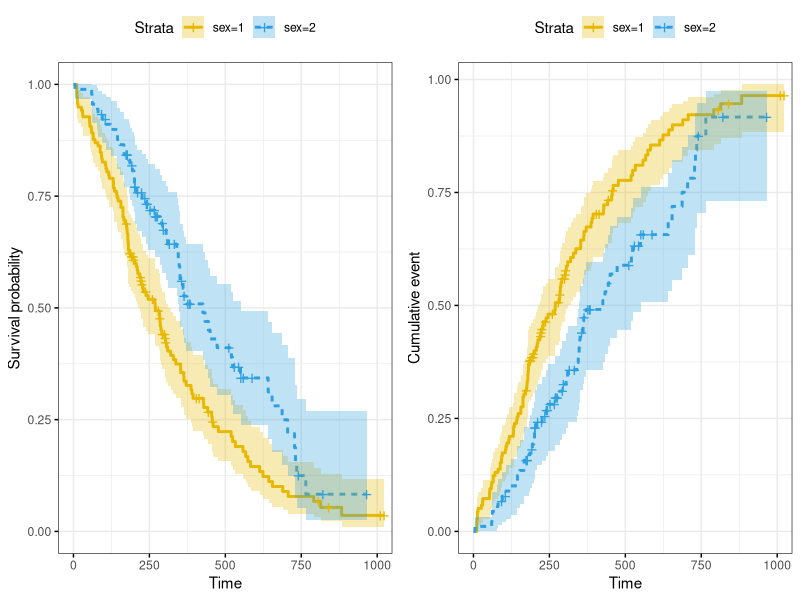
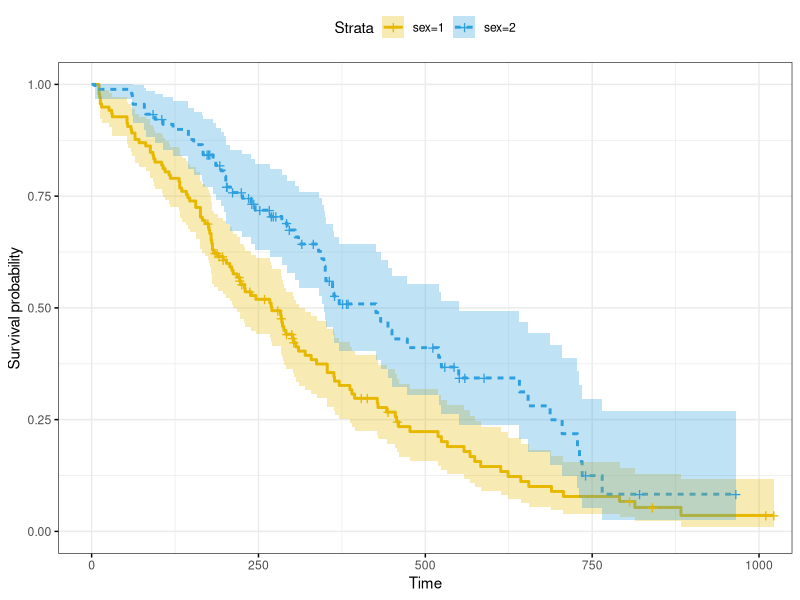
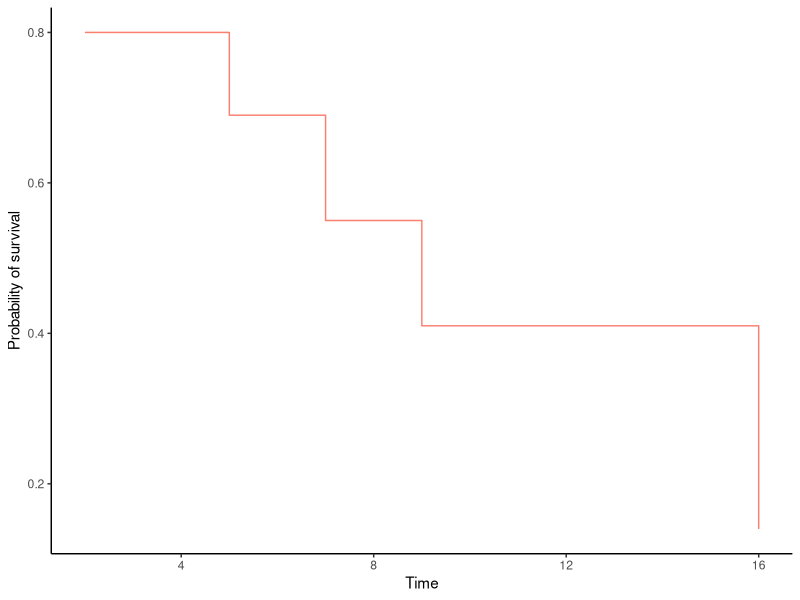

The R source for these figures, in order: (Note: this script raises an error after producing the figures.)
## ---- chunk 1
library(tidyverse)
library(survminer)
library(survival)
library(patchwork)
library(ggpubr)
## ---- chunk 2
lung <- lung
fit <- survfit(Surv(time, status) ~ sex, data = lung)
plot1 <- ggsurvplot(fit, conf.int = TRUE,
          risk.table.col = "strata", # Change risk table color by groups
          linetype = "strata", # Change line type by groups
          ggtheme = theme_bw(), # Change ggplot2 theme
          palette = c("#E7B800", "#2E9FDF"))

plot2 <- ggsurvplot(fit, conf.int = TRUE,
          risk.table.col = "strata", # Change risk table color by groups
          linetype = "strata", # Change line type by groups
          ggtheme = theme_bw(), # Change ggplot2 theme
          palette = c("#E7B800", "#2E9FDF"), 
          fun = "event" )

arrange_ggsurvplots(list(plot1, plot2))
## ---- chunk 3
plot1
## ---- chunk 4
survex <- data.frame(
  subject = seq(1, 10, 1), 
  time = c(3, 5, 7, 2, 18, 16, 2, 9, 16, 5), # how long followed
  event = c(0, 1, 1, 1, 0, 1, 1, 1, 1, 0) #0 = censored, 1 = event 
)

## ---- chunk 5
summary <- survex %>% filter(event == 1) %>% distinct(time) %>% arrange(time)
summary$time
## ---- chunk 6
table <- data.frame(
  time_num = seq(1, 5, 1), 
  time = summary$time
)
str(table)
## ---- chunk 7
summary <- survex %>% filter(event == 1) %>% group_by(time) %>% count()
summary$n
## ---- chunk 8
table$num_events <- summary$n
str(table)
## ---- chunk 9
summary <- survex %>% group_by(time) %>% count()
summary$time
summary$n
## ---- chunk 10
table$num_risk <- c(10, 7, 5, 4, 3)
str(table)
## ---- chunk 11
table <- table %>%
  mutate(p_surv = round(1 - (num_events/num_risk), 2))

table
## ---- chunk 12
table <- table %>%
  mutate(surv_func = round(cumprod(p_surv), 2))

table
## ---- chunk 13
ggplot(table, aes(x = time, y = surv_func))+geom_step(col = "salmon")+
  theme_classic()+
  labs(x = "Time", y = "Probability of survival")

## ---- chunk 14
km <- survfit( # specifies a kaplan-meier curve
  Surv(time, event)~ 1, # defines survival function and fits intercept only model
  data = survex)

## ---- chunk 15
ggsurvplot(km, conf.int = FALSE)
## ---- chunk 16
ggsurvplot(km, conf.int = FALSE,
           surv.median.line = "hv")
summary(km)$table["median"]
## ---- chunk 17
km <- survfit(Surv(time, status) ~ 1, #Surv(time, censor)
              data = lung) 
ggsurvplot(km)

## ---- chunk 18
km <- survfit(Surv(time, status) ~ sex, #Surv(time, censor) by sex
              data = lung) 
ggsurvplot(km)

## ---- chunk 19
survdiff(Surv(time, status) ~ sex, data = lung) 

## ---- chunk 20
# one year survivorship, but can add different or multiple time points
summary(survfit(Surv(time, status) ~ sex, data = lung), times = 365)

## ---- chunk 21
fit <- coxph(Surv(time, status)~sex, data=lung)
fit
## ---- chunk 22
summary(fit)
## ---- chunk 23
fit2 <- coxph(Surv(time, status)~factor(sex) + ph.ecog, data=lung)
fit2
## ---- chunk 24
ggadjustedcurves(fit2, data = lung, variable = "sex")

## ---- chunk 25
newdat <- expand.grid(
  sex = c(1, 2),
  ph.ecog = c(0, 3)
)
  
rownames(newdat)<- letters[1:4]

coxpred <- survfit(fit2, data = lung,
                   newdata = newdat)

## ---- chunk 26
str(coxpred)

## ---- chunk 27
coxpred_df <- surv_summary(coxpred)
head(coxpred_df)
## ---- chunk 28
newdat$strata <- rownames(newdat)
coxpred_df <- left_join(coxpred_df, newdat, by = "strata")%>%
  mutate(sex = as.factor(sex), 
         ph.ecog = as.factor(ph.ecog))
head(coxpred_df)
## ---- chunk 29
ggsurvplot_df(coxpred_df, linetype = "ph.ecog", color = "sex")
## ---- chunk 30
fits1 <- coxph(Surv(time, status)~factor(sex) + ph.ecog, data=lung)
fits2 <- coxph(Surv(time, status)~strata(sex) + ph.ecog, data=lung)
## ---- chunk 31
ggadjustedcurves(fits1, data = lung, variable = "sex")
## ---- chunk 32
ggadjustedcurves(fits2, data = lung)
